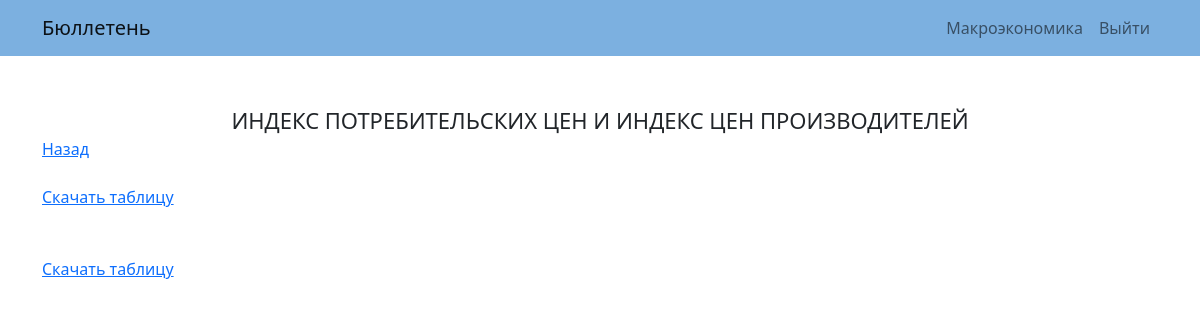
The page /macroindex/macroeconomics?name=consumer-price-index (signed in) on the database as committed earlier.
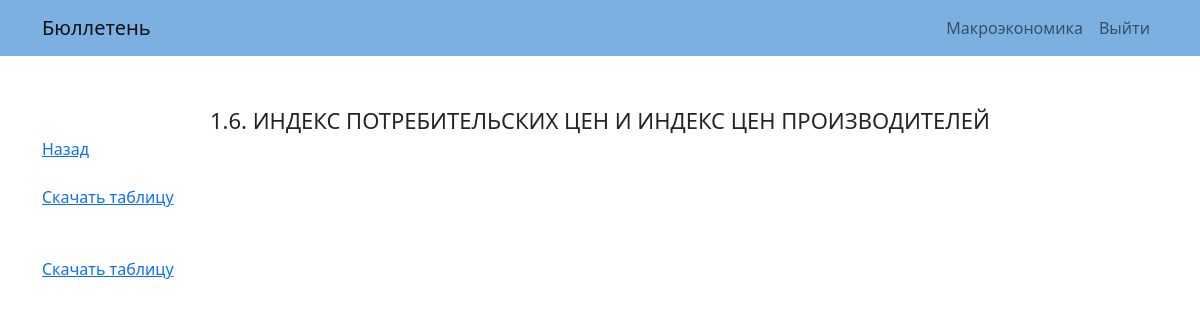
The same page on the database as committed later.
### macroeconomics/models.py (models this page shows, shortened)
class Economic_index(models.Model):
    name = models.CharField(max_length=255, unique=True)
    slug = models.CharField(max_length=127, unique=True, null=True)
    not_disabled = models.BooleanField(default=True)
    macro_topic = models.ForeignKey("Topic", on_delete=models.PROTECT)

class Table(models.Model):
    path = models.CharField(max_length=255, null=True)
    macro_economic_index = models.ForeignKey("Economic_index", on_delete=models.PROTECT)

### macroeconomics/views.py (the view, shortened to what this page needs)
# urls.py: path("macroindex/<slug:macroindex_slug>", views.macroindex, name="macroindex"),
def macroindex(request, macroindex_slug):
    if not request.user.is_authenticated:
        return redirect("login")
    if request.GET:
        name = request.GET.get("name")
        macro_economic_index_id = Economic_index.objects.get(slug=name).id
        tables = Table.objects.filter(macro_economic_index__id=macro_economic_index_id)
        economic_index = Economic_index.objects.get(id=macro_economic_index_id)
        context = {
            "tables": tables,
            "economic_index": economic_index,
            "title": "Таблица"
        }
        return render(request, "macroeconomics/economic_index.html", context=context)

### macroeconomics/templates/macroeconomics/economic_index.html (shortened to what this page needs)
{% extends "macroeconomics/layout.html" %}
{% load static %}
{% block body %}
<div class="index-header-info">{{ economic_index.name }}</div>
<a href="{{ request.META.HTTP_REFERER }}">Назад</a>
    {% for table in tables %}
        <br>
        <a href="{% static 'macroeconomics/tables/' %}{{ table.path }}.xlsx">Скачать таблицу</a>
        <br><br>
    {% endfor %}
{% endblock %}

Rows that differ between the two databases and show on the page:
removed Economic_index: name "ИНДЕКС ПОТРЕБИТЕЛЬСКИХ ЦЕН И ИНДЕКС ЦЕН ПРОИЗВОДИТЕЛЕЙ"
added Economic_index: name "1.6. ИНДЕКС ПОТРЕБИТЕЛЬСКИХ ЦЕН И ИНДЕКС ЦЕН ПРОИЗВОДИТЕЛЕЙ"
